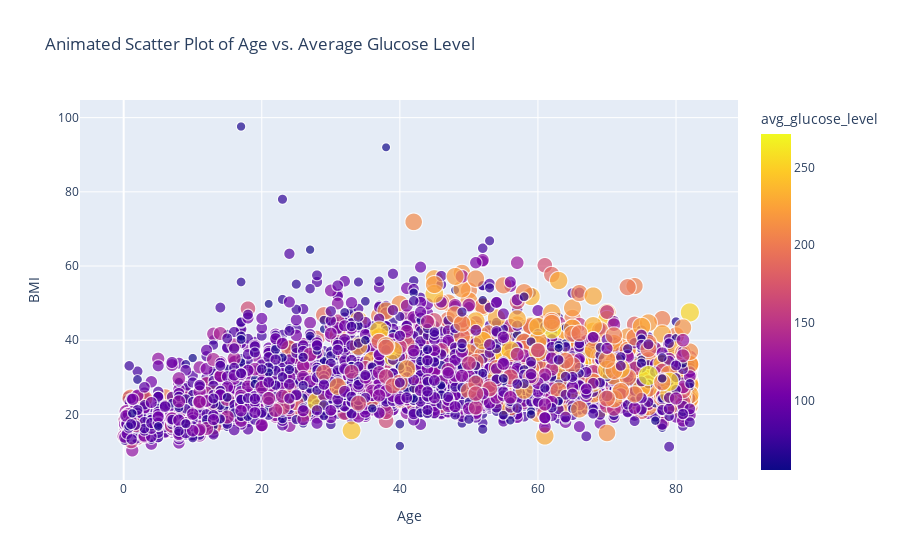

The code cell stored with this chart in its notebook:
### Code cell
# Create an animated scatter plot
fig = px.scatter(df_new, x='age', y='bmi',
                 color='avg_glucose_level', size='avg_glucose_level',
                 title='Animated Scatter Plot of Age vs. Average Glucose Level')

# Customize the appearance of the plot (optional)
fig.update_traces(marker=dict(line=dict(width=2, color='DarkSlateGrey')), selector=dict(mode='markers+text'), layer='above')  # Set layer='above'
fig.update_xaxes(title_text='Age')
fig.update_yaxes(title_text='BMI')
fig.update_layout(legend_title_text='Stroke', showlegend=True)

# Show the animated plot
fig.show()

### Figure 1 — Plotly figure (JSON) as saved in the notebook; plotly's stock layout.template omitted (floating-point values rounded to 4 significant figures; data arrays with more than 128 entries replaced by an {"elided": "..."} marker saying what was removed)
{"data": [{"hovertemplate": "age=%{x}<br>bmi=%{y}<br>avg_glucose_level=%{marker.color}<extra></extra>", "legendgroup": "", "marker": {"color": {"elided": "5110 float values"}, "coloraxis": "coloraxis", "size": {"elided": "5110 float values"}, "sizemode": "area", "sizeref": 0.6794, "symbol": "circle"}, "mode": "markers", "name": "", "showlegend": false, "type": "scattergl", "x": {"elided": "5110 float values"}, "xaxis": "x", "y": {"elided": "5110 float values"}, "yaxis": "y"}], "layout": {"coloraxis": {"colorbar": {"title": {"text": "avg_glucose_level"}}, "colorscale": [[0, "#0d0887"], [0.1111, "#46039f"], [0.2222, "#7201a8"], [0.3333, "#9c179e"], [0.4444, "#bd3786"], [0.5556, "#d8576b"], [0.6667, "#ed7953"], [0.7778, "#fb9f3a"], [0.8889, "#fdca26"], [1, "#f0f921"]]}, "legend": {"itemsizing": "constant", "title": {"text": "Stroke"}, "tracegroupgap": 0}, "showlegend": true, "title": {"text": "Animated Scatter Plot of Age vs. Average Glucose Level"}, "xaxis": {"anchor": "y", "domain": [0, 1], "title": {"text": "Age"}}, "yaxis": {"anchor": "x", "domain": [0, 1], "title": {"text": "BMI"}}}}
